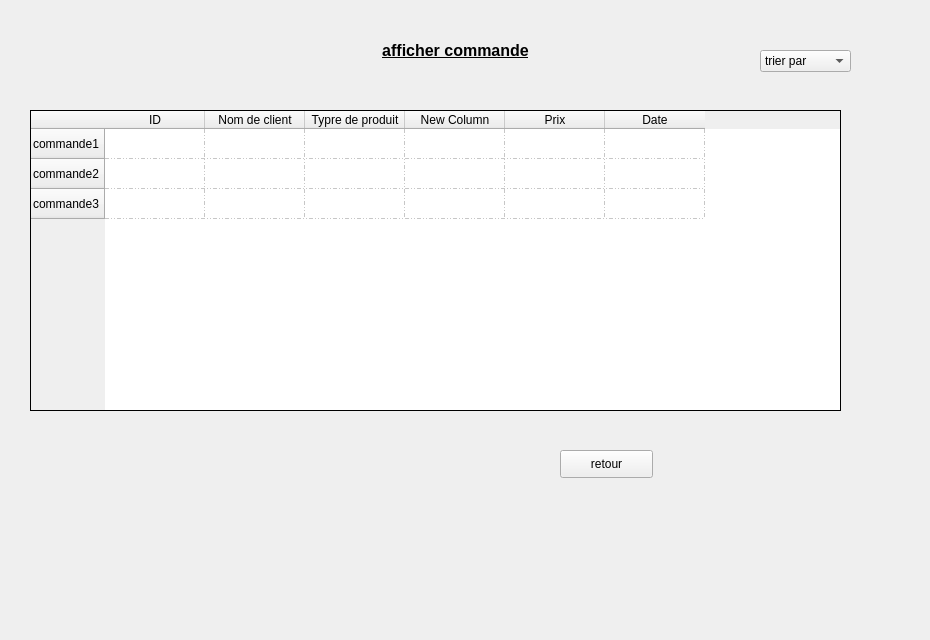
      <widget class="QWidget" name="tab_7">
       <attribute name="title">
        <string>Afficher</string>
       </attribute>
       <widget class="QLabel" name="label_24">
        <property name="geometry">
         <rect>
          <x>0</x>
          <y>0</y>
          <width>921</width>
          <height>631</height>
         </rect>
        </property>
        <property name="text">
         <string/>
        </property>
        <property name="pixmap">
         <pixmap>../../Desktop/images qt/fond.jpg</pixmap>
        </property>
        <property name="scaledContents">
         <bool>true</bool>
        </property>
       </widget>
       <widget class="QLabel" name="label_25">
        <property name="geometry">
         <rect>
          <x>0</x>
          <y>30</y>
          <width>911</width>
          <height>41</height>
         </rect>
        </property>
        <property name="text">
         <string>&lt;html&gt;&lt;head/&gt;&lt;body&gt;&lt;p align=&quot;center&quot;&gt;&lt;span style=&quot; font-size:12pt; font-weight:600; text-decoration: underline;&quot;&gt;afficher commande&lt;/span&gt;&lt;/p&gt;&lt;/body&gt;&lt;/html&gt;</string>
        </property>
       </widget>
       <widget class="QPushButton" name="retour_9">
        <property name="geometry">
         <rect>
          <x>560</x>
          <y>450</y>
          <width>93</width>
          <height>28</height>
         </rect>
        </property>
        <property name="text">
         <string>retour</string>
        </property>
       </widget>
       <widget class="QTableWidget" name="tableWidget">
        <property name="geometry">
         <rect>
          <x>30</x>
          <y>110</y>
          <width>811</width>
          <height>301</height>
         </rect>
        </property>
        <property name="styleSheet">
         <string notr="true"/>
        </property>
        <property name="frameShape">
         <enum>QFrame::Box</enum>
        </property>
        <property name="frameShadow">
         <enum>QFrame::Plain</enum>
        </property>
        <property name="midLineWidth">
         <number>0</number>
        </property>
        <property name="showGrid">
         <bool>true</bool>
        </property>
        <property name="gridStyle">
         <enum>Qt::DashDotDotLine</enum>
        </property>
        <row>
         <property name="text">
          <string>commande1</string>
         </property>
        </row>
        <row>
         <property name="text">
          <string>commande2</string>
         </property>
        </row>
        <row>
         <property name="text">
          <string>commande3</string>
         </property>
        </row>
        <column>
         <property name="text">
          <string>ID</string>
         </property>
        </column>
        <column>
         <property name="text">
          <string>Nom de client</string>
         </property>
        </column>
        <column>
         <property name="text">
          <string>Typre de produit</string>
         </property>
        </column>
        <column>
         <property name="text">
          <string>New Column</string>
         </property>
        </column>
        <column>
         <property name="text">
          <string>Prix</string>
         </property>
        </column>
        <column>
         <property name="text">
          <string>Date</string>
         </property>
        </column>
       </widget>
       <widget class="QComboBox" name="comboBox_2">
        <property name="geometry">
         <rect>
          <x>760</x>
          <y>50</y>
          <width>91</width>
          <height>22</height>
         </rect>
        </property>
        <item>
         <property name="text">
          <string>trier par</string>
         </property>
        </item>
       </widget>
      </widget>
